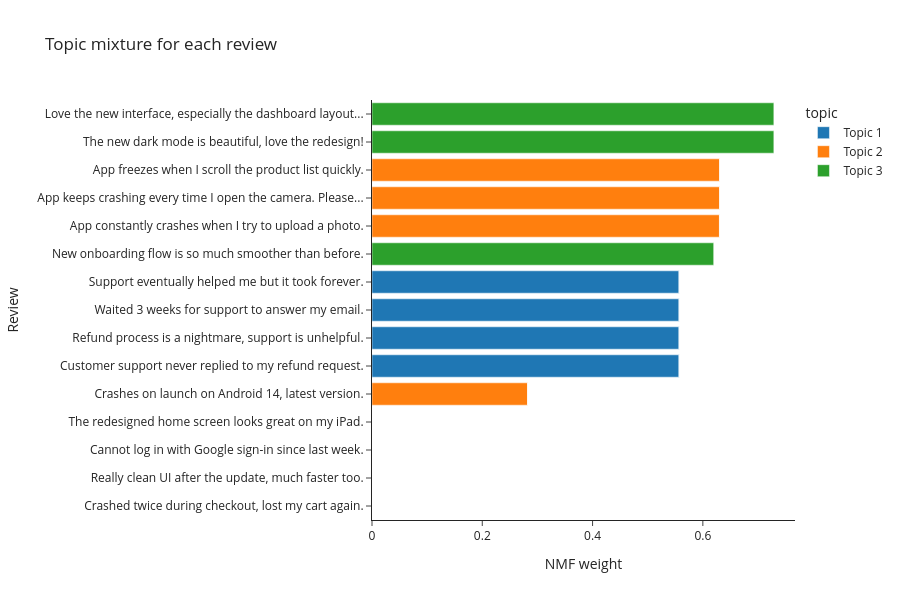

Notebook code cell kept with this figure:
### Markdown cell above
Reading the `top_words` column, the three topics correspond to recognisable
business themes: *crashes / stability*, *redesign / UX*, and *support / refunds*.
A marketing or product team would now know exactly where to focus.

### Code cell
# Show how each review is distributed across topics.
review_topics = pd.DataFrame(W, columns=[f"Topic {i+1}" for i in range(n_topics)])
review_topics.insert(0, "review", [r[:55] + ("..." if len(r) > 55 else "") for r in reviews])
review_topics_long = review_topics.melt(
    id_vars="review", var_name="topic", value_name="weight"
)

fig = px.bar(
    review_topics_long,
    x="weight",
    y="review",
    color="topic",
    orientation="h",
    title="Topic mixture for each review",
    labels={"weight": "NMF weight", "review": "Review"},
    height=600,
)
fig.update_layout(yaxis={"categoryorder": "total ascending"})
fig.show()

### Figure 1 — Plotly figure (JSON) as saved in the notebook; plotly's stock layout.template omitted (floating-point values rounded to 4 significant figures)
{"data": [{"hovertemplate": "topic=Topic 1<br>NMF weight=%{x}<br>Review=%{y}<extra></extra>", "legendgroup": "Topic 1", "marker": {"color": "#1F77B4", "pattern": {"shape": ""}}, "name": "Topic 1", "orientation": "h", "showlegend": true, "textposition": "auto", "type": "bar", "x": [0.0, 0.0, 0.0, 0.5572, 0.0, 0.0, 0.5572, 0.0, 0.0, 0.5572, 0.0, 0.0, 0.5572, 0.0, 0.0], "xaxis": "x", "y": ["App keeps crashing every time I open the camera. Please...", "The new dark mode is beautiful, love the redesign!", "Crashed twice during checkout, lost my cart again.", "Customer support never replied to my refund request.", "Really clean UI after the update, much faster too.", "Cannot log in with Google sign-in since last week.", "Refund process is a nightmare, support is unhelpful.", "Love the new interface, especially the dashboard layout...", "App freezes when I scroll the product list quickly.", "Waited 3 weeks for support to answer my email.", "The redesigned home screen looks great on my iPad.", "Crashes on launch on Android 14, latest version.", "Support eventually helped me but it took forever.", "New onboarding flow is so much smoother than before.", "App constantly crashes when I try to upload a photo."], "yaxis": "y"}, {"hovertemplate": "topic=Topic 2<br>NMF weight=%{x}<br>Review=%{y}<extra></extra>", "legendgroup": "Topic 2", "marker": {"color": "#FF7F0E", "pattern": {"shape": ""}}, "name": "Topic 2", "orientation": "h", "showlegend": true, "textposition": "auto", "type": "bar", "x": [0.6303, 0.0, 0.0, 0.0, 0.0, 0.0, 0.0, 0.0, 0.6303, 0.0, 0.0, 0.282, 0.0, 0.0, 0.6301], "xaxis": "x", "y": ["App keeps crashing every time I open the camera. Please...", "The new dark mode is beautiful, love the redesign!", "Crashed twice during checkout, lost my cart again.", "Customer support never replied to my refund request.", "Really clean UI after the update, much faster too.", "Cannot log in with Google sign-in since last week.", "Refund process is a nightmare, support is unhelpful.", "Love the new interface, especially the dashboard layout...", "App freezes when I scroll the product list quickly.", "Waited 3 weeks for support to answer my email.", "The redesigned home screen looks great on my iPad.", "Crashes on launch on Android 14, latest version.", "Support eventually helped me but it took forever.", "New onboarding flow is so much smoother than before.", "App constantly crashes when I try to upload a photo."], "yaxis": "y"}, {"hovertemplate": "topic=Topic 3<br>NMF weight=%{x}<br>Review=%{y}<extra></extra>", "legendgroup": "Topic 3", "marker": {"color": "#2CA02C", "pattern": {"shape": ""}}, "name": "Topic 3", "orientation": "h", "showlegend": true, "textposition": "auto", "type": "bar", "x": [0.0, 0.7288, 0.0, 0.0, 0.0, 0.0, 0.0, 0.7288, 0.0, 0.0, 0.0, 3.052e-06, 0.0, 0.6196, 1.368e-06], "xaxis": "x", "y": ["App keeps crashing every time I open the camera. Please...", "The new dark mode is beautiful, love the redesign!", "Crashed twice during checkout, lost my cart again.", "Customer support never replied to my refund request.", "Really clean UI after the update, much faster too.", "Cannot log in with Google sign-in since last week.", "Refund process is a nightmare, support is unhelpful.", "Love the new interface, especially the dashboard layout...", "App freezes when I scroll the product list quickly.", "Waited 3 weeks for support to answer my email.", "The redesigned home screen looks great on my iPad.", "Crashes on launch on Android 14, latest version.", "Support eventually helped me but it took forever.", "New onboarding flow is so much smoother than before.", "App constantly crashes when I try to upload a photo."], "yaxis": "y"}], "layout": {"barmode": "relative", "height": 600, "legend": {"title": {"text": "topic"}, "tracegroupgap": 0}, "title": {"text": "Topic mixture for each review"}, "xaxis": {"anchor": "y", "domain": [0.0, 1.0], "title": {"text": "NMF weight"}}, "yaxis": {"anchor": "x", "categoryorder": "total ascending", "domain": [0.0, 1.0], "title": {"text": "Review"}}}}
